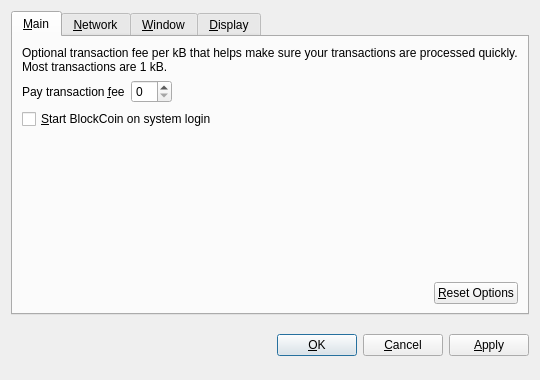
<?xml version="1.0" encoding="UTF-8"?>
<ui version="4.0">
 <class>OptionsDialog</class>
 <widget class="QDialog" name="OptionsDialog">
  <property name="geometry">
   <rect>
    <x>0</x>
    <y>0</y>
    <width>540</width>
    <height>380</height>
   </rect>
  </property>
  <property name="windowTitle">
   <string>Options</string>
  </property>
  <property name="modal">
   <bool>true</bool>
  </property>
  <layout class="QVBoxLayout" name="verticalLayout">
   <item>
    <widget class="QTabWidget" name="tabWidget">
     <property name="tabPosition">
      <enum>QTabWidget::North</enum>
     </property>
     <property name="currentIndex">
      <number>0</number>
     </property>
     <widget class="QWidget" name="tabMain">
      <attribute name="title">
       <string>&amp;Main</string>
      </attribute>
      <layout class="QVBoxLayout" name="verticalLayout_Main">
       <item>
        <widget class="QLabel" name="transactionFeeInfoLabel">
         <property name="text">
          <string>Optional transaction fee per kB that helps make sure your transactions are processed quickly. Most transactions are 1 kB.</string>
         </property>
         <property name="textFormat">
          <enum>Qt::PlainText</enum>
         </property>
         <property name="wordWrap">
          <bool>true</bool>
         </property>
        </widget>
       </item>
       <item>
        <layout class="QHBoxLayout" name="horizontalLayout_1_Main">
         <item>
          <widget class="QLabel" name="transactionFeeLabel">
           <property name="text">
            <string>Pay transaction &amp;fee</string>
           </property>
           <property name="textFormat">
            <enum>Qt::PlainText</enum>
           </property>
           <property name="buddy">
            <cstring>transactionFee</cstring>
           </property>
          </widget>
         </item>
         <item>
          <widget class="BitcoinAmountField" name="transactionFee"/>
         </item>
         <item>
          <spacer name="horizontalSpacer_1_Main">
           <property name="orientation">
            <enum>Qt::Horizontal</enum>
           </property>
           <property name="sizeHint" stdset="0">
            <size>
             <width>40</width>
             <height>20</height>
            </size>
           </property>
          </spacer>
         </item>
        </layout>
       </item>
       <item>
        <widget class="QCheckBox" name="bitcoinAtStartup">
         <property name="toolTip">
          <string>Automatically start BlockCoin after logging in to the system.</string>
         </property>
         <property name="text">
          <string>&amp;Start BlockCoin on system login</string>
         </property>
        </widget>
       </item>
       <item>
        <spacer name="verticalSpacer_Main">
         <property name="orientation">
          <enum>Qt::Vertical</enum>
         </property>
         <property name="sizeHint" stdset="0">
          <size>
           <width>20</width>
           <height>40</height>
          </size>
         </property>
        </spacer>
       </item>
       <item>
        <layout class="QHBoxLayout" name="horizontalLayout_2_Main">
         <item>
          <spacer name="horizontalSpacer_2_Main">
           <property name="orientation">
            <enum>Qt::Horizontal</enum>
           </property>
           <property name="sizeHint" stdset="0">
            <size>
             <width>40</width>
             <height>20</height>
            </size>
           </property>
          </spacer>
         </item>
         <item>
          <widget class="QPushButton" name="resetButton">
           <property name="toolTip">
            <string>Reset all client options to default.</string>
           </property>
           <property name="text">
            <string>&amp;Reset Options</string>
           </property>
           <property name="autoDefault">
            <bool>false</bool>
           </property>
          </widget>
         </item>
        </layout>
       </item>
      </layout>
     </widget>
     <widget class="QWidget" name="tabNetwork">
      <attribute name="title">
       <string>&amp;Network</string>
      </attribute>
      <layout class="QVBoxLayout" name="verticalLayout_Network">
       <item>
        <widget class="QCheckBox" name="mapPortUpnp">
         <property name="toolTip">
          <string>Automatically open the BlockCoin client port on the router. This only works when your router supports UPnP and it is enabled.</string>
         </property>
         <property name="text">
          <string>Map port using &amp;UPnP</string>
         </property>
        </widget>
       </item>
       <item>
        <widget class="QCheckBox" name="connectSocks">
         <property name="toolTip">
          <string>Connect to the BlockCoin network through a SOCKS proxy (e.g. when connecting through Tor).</string>
         </property>
         <property name="text">
          <string>&amp;Connect through SOCKS proxy:</string>
         </property>
        </widget>
       </item>
       <item>
        <layout class="QHBoxLayout" name="horizontalLayout_Network">
         <item>
          <widget class="QLabel" name="proxyIpLabel">
           <property name="text">
            <string>Proxy &amp;IP:</string>
           </property>
           <property name="textFormat">
            <enum>Qt::PlainText</enum>
           </property>
           <property name="buddy">
            <cstring>proxyIp</cstring>
           </property>
          </widget>
         </item>
         <item>
          <widget class="QValidatedLineEdit" name="proxyIp">
           <property name="maximumSize">
            <size>
             <width>140</width>
             <height>16777215</height>
            </size>
           </property>
           <property name="toolTip">
            <string>IP address of the proxy (e.g. 127.0.0.1)</string>
           </property>
          </widget>
         </item>
         <item>
          <widget class="QLabel" name="proxyPortLabel">
           <property name="text">
            <string>&amp;Port:</string>
           </property>
           <property name="textFormat">
            <enum>Qt::PlainText</enum>
           </property>
           <property name="buddy">
            <cstring>proxyPort</cstring>
           </property>
          </widget>
         </item>
         <item>
          <widget class="QLineEdit" name="proxyPort">
           <property name="maximumSize">
            <size>
             <width>55</width>
             <height>16777215</height>
            </size>
           </property>
           <property name="toolTip">
            <string>Port of the proxy (e.g. 9050)</string>
           </property>
          </widget>
         </item>
         <item>
          <widget class="QLabel" name="socksVersionLabel">
           <property name="text">
            <string>SOCKS &amp;Version:</string>
           </property>
           <property name="textFormat">
            <enum>Qt::PlainText</enum>
           </property>
           <property name="buddy">
            <cstring>socksVersion</cstring>
           </property>
          </widget>
         </item>
         <item>
          <widget class="QValueComboBox" name="socksVersion">
           <property name="toolTip">
            <string>SOCKS version of the proxy (e.g. 5)</string>
           </property>
          </widget>
         </item>
         <item>
          <spacer name="horizontalSpacer_Network">
           <property name="orientation">
            <enum>Qt::Horizontal</enum>
           </property>
           <property name="sizeHint" stdset="0">
            <size>
             <width>40</width>
             <height>20</height>
            </size>
           </property>
          </spacer>
         </item>
        </layout>
       </item>
       <item>
        <spacer name="verticalSpacer_Network">
         <property name="orientation">
          <enum>Qt::Vertical</enum>
         </property>
         <property name="sizeHint" stdset="0">
          <size>
           <width>20</width>
           <height>40</height>
          </size>
         </property>
        </spacer>
       </item>
      </layout>
     </widget>
     <widget class="QWidget" name="tabWindow">
      <attribute name="title">
       <string>&amp;Window</string>
      </attribute>
      <layout class="QVBoxLayout" name="verticalLayout_Window">
       <item>
        <widget class="QCheckBox" name="minimizeToTray">
         <property name="toolTip">
          <string>Show only a tray icon after minimizing the window.</string>
         </property>
         <property name="text">
          <string>&amp;Minimize to the tray instead of the taskbar</string>
         </property>
        </widget>
       </item>
       <item>
        <widget class="QCheckBox" name="minimizeOnClose">
         <property name="toolTip">
          <string>Minimize instead of exit the application when the window is closed. When this option is enabled, the application will be closed only after selecting Quit in the menu.</string>
         </property>
         <property name="text">
          <string>M&amp;inimize on close</string>
         </property>
        </widget>
       </item>
       <item>
        <spacer name="verticalSpacer_Window">
         <property name="orientation">
          <enum>Qt::Vertical</enum>
         </property>
         <property name="sizeHint" stdset="0">
          <size>
           <width>20</width>
           <height>40</height>
          </size>
         </property>
        </spacer>
       </item>
      </layout>
     </widget>
     <widget class="QWidget" name="tabDisplay">
      <attribute name="title">
       <string>&amp;Display</string>
      </attribute>
      <layout class="QVBoxLayout" name="verticalLayout_Display">
       <item>
        <layout class="QHBoxLayout" name="horizontalLayout_1_Display">
         <item>
          <widget class="QLabel" name="langLabel">
           <property name="text">
            <string>User Interface &amp;language:</string>
           </property>
           <property name="textFormat">
            <enum>Qt::PlainText</enum>
           </property>
           <property name="buddy">
            <cstring>lang</cstring>
           </property>
          </widget>
         </item>
         <item>
          <widget class="QValueComboBox" name="lang">
           <property name="toolTip">
            <string>The user interface language can be set here. This setting will take effect after restarting BlockCoin.</string>
           </property>
          </widget>
         </item>
        </layout>
       </item>
       <item>
        <layout class="QHBoxLayout" name="horizontalLayout_2_Display">
         <item>
          <widget class="QLabel" name="unitLabel">
           <property name="text">
            <string>&amp;Unit to show amounts in:</string>
           </property>
           <property name="textFormat">
            <enum>Qt::PlainText</enum>
           </property>
           <property name="buddy">
            <cstring>unit</cstring>
           </property>
          </widget>
         </item>
         <item>
          <widget class="QValueComboBox" name="unit">
           <property name="toolTip">
            <string>Choose the default subdivision unit to show in the interface and when sending coins.</string>
           </property>
          </widget>
         </item>
        </layout>
       </item>
       <item>
        <widget class="QCheckBox" name="displayAddresses">
         <property name="toolTip">
          <string>Whether to show BlockCoin addresses in the transaction list or not.</string>
         </property>
         <property name="text">
          <string>&amp;Display addresses in transaction list</string>
         </property>
        </widget>
       </item>
       <item>
        <widget class="QCheckBox" name="coinControlFeatures">
         <property name="toolTip">
          <string>Whether to show coin control features or not.</string>
         </property>
         <property name="text">
          <string>Display coin &amp;control features (experts only!)</string>
         </property>
        </widget>
       </item>
       <item>
        <spacer name="verticalSpacer_Display">
         <property name="orientation">
          <enum>Qt::Vertical</enum>
         </property>
         <property name="sizeHint" stdset="0">
          <size>
           <width>20</width>
           <height>40</height>
          </size>
         </property>
        </spacer>
       </item>
      </layout>
     </widget>
    </widget>
   </item>
   <item>
    <layout class="QHBoxLayout" name="horizontalLayout_Buttons">
     <item>
      <spacer name="horizontalSpacer_1">
       <property name="orientation">
        <enum>Qt::Horizontal</enum>
       </property>
       <property name="sizeHint" stdset="0">
        <size>
         <width>40</width>
         <height>48</height>
        </size>
       </property>
      </spacer>
     </item>
     <item>
      <widget class="QLabel" name="statusLabel">
       <property name="font">
        <font>
         <weight>75</weight>
         <bold>true</bold>
        </font>
       </property>
       <property name="text">
        <string/>
       </property>
       <property name="textFormat">
        <enum>Qt::PlainText</enum>
       </property>
       <property name="wordWrap">
        <bool>true</bool>
       </property>
      </widget>
     </item>
     <item>
      <spacer name="horizontalSpacer_2">
       <property name="orientation">
        <enum>Qt::Horizontal</enum>
       </property>
       <property name="sizeHint" stdset="0">
        <size>
         <width>40</width>
         <height>48</height>
        </size>
       </property>
      </spacer>
     </item>
     <item>
      <widget class="QPushButton" name="okButton">
       <property name="text">
        <string>&amp;OK</string>
       </property>
      </widget>
     </item>
     <item>
      <widget class="QPushButton" name="cancelButton">
       <property name="text">
        <string>&amp;Cancel</string>
       </property>
       <property name="autoDefault">
        <bool>false</bool>
       </property>
      </widget>
     </item>
     <item>
      <widget class="QPushButton" name="applyButton">
       <property name="text">
        <string>&amp;Apply</string>
       </property>
       <property name="autoDefault">
        <bool>false</bool>
       </property>
      </widget>
     </item>
    </layout>
   </item>
  </layout>
 </widget>
 <customwidgets>
  <customwidget>
   <class>BitcoinAmountField</class>
   <extends>QSpinBox</extends>
   <header>bitcoinamountfield.h</header>
  </customwidget>
  <customwidget>
   <class>QValueComboBox</class>
   <extends>QComboBox</extends>
   <header>qvaluecombobox.h</header>
  </customwidget>
  <customwidget>
   <class>QValidatedLineEdit</class>
   <extends>QLineEdit</extends>
   <header>qvalidatedlineedit.h</header>
  </customwidget>
 </customwidgets>
 <resources/>
 <connections/>
</ui>
